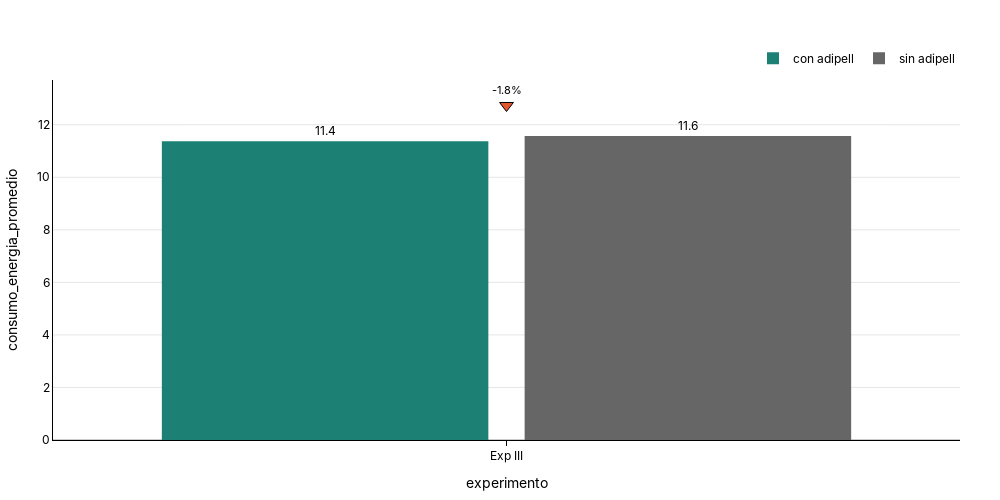

This figure's notebook cell:
### Code cell
fig_consumo_energia_promedio =plot_bar(
df=sultana_group,
x_col="experimento",
y_col="consumo_energia_promedio",
group_col="producto",
delta_reference_group='sin adipell',
show_delta=True,
delta_type='pct',
#title="PDI (%)",
)
fig_consumo_energia_promedio.show()
s3.save_plotly_html(fig_consumo_energia_promedio, "consumo_energia_promedio_sultana.html")

### Figure 1 — Plotly figure (JSON) as saved in the notebook; plotly's stock layout.template omitted (floating-point values rounded to 4 significant figures)
{"data": [{"hovertemplate": "<b>experimento:</b> %{x}<br><b>consumo_energia_promedio:</b> %{y:.1f}<br><extra></extra>", "marker": {"color": "#1C8074", "line": {"width": 0}}, "name": "con adipell", "text": [11.37], "textposition": "outside", "texttemplate": "%{text:.1f}", "type": "bar", "x": ["Exp III"], "y": [11.37]}, {"hovertemplate": "<b>experimento:</b> %{x}<br><b>consumo_energia_promedio:</b> %{y:.1f}<br><extra></extra>", "marker": {"color": "#666666", "line": {"width": 0}}, "name": "sin adipell", "text": [11.57], "textposition": "outside", "texttemplate": "%{text:.1f}", "type": "bar", "x": ["Exp III"], "y": [11.57]}, {"hoverinfo": "skip", "marker": {"color": ["#E4572E"], "line": {"color": "black", "width": 1}, "size": 12, "symbol": ["triangle-down"]}, "mode": "markers+text", "showlegend": false, "text": ["-1.8%"], "textfont": {"color": "black", "size": 11}, "textposition": "top center", "type": "scatter", "x": ["Exp III"], "y": [12.73]}], "layout": {"bargap": 0.2, "bargroupgap": 0.1, "barmode": "group", "font": {"color": "black", "family": "Inter, Arial, sans-serif"}, "height": 500, "legend": {"orientation": "h", "title": {"text": ""}, "x": 1, "xanchor": "right", "y": 1.02, "yanchor": "bottom"}, "margin": {"b": 40, "l": 40, "r": 40, "t": 80}, "paper_bgcolor": "rgba(0,0,0,0)", "plot_bgcolor": "rgba(0,0,0,0)", "title": {"text": "<b><b>", "x": 0.5, "xanchor": "center", "y": 0.95, "yanchor": "top"}, "width": 1000, "xaxis": {"linecolor": "black", "linewidth": 1, "showline": true, "tickcolor": "black", "ticks": "outside", "title": {"text": "experimento"}}, "yaxis": {"gridcolor": "rgba(0,0,0,0.1)", "linecolor": "black", "linewidth": 1, "showgrid": true, "showline": true, "title": {"text": "consumo_energia_promedio"}, "zeroline": true, "zerolinecolor": "rgba(0,0,0,0.2)"}}}
